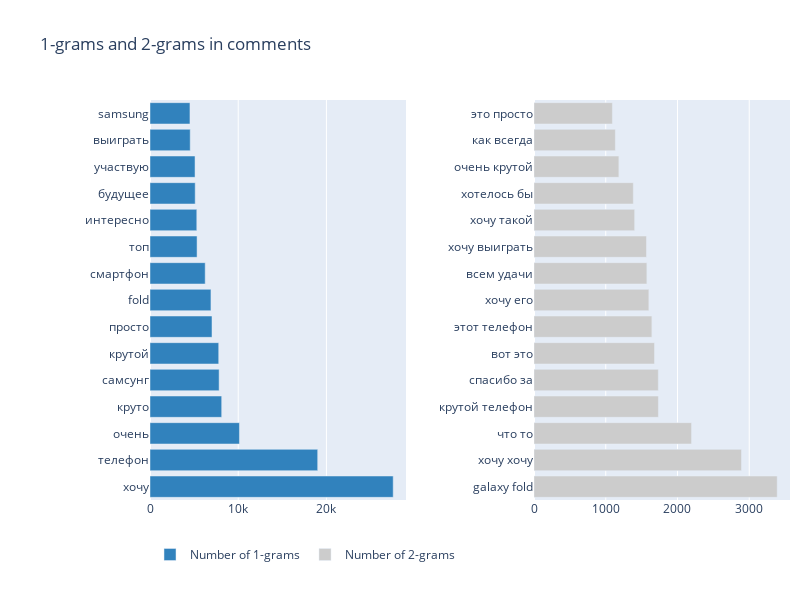
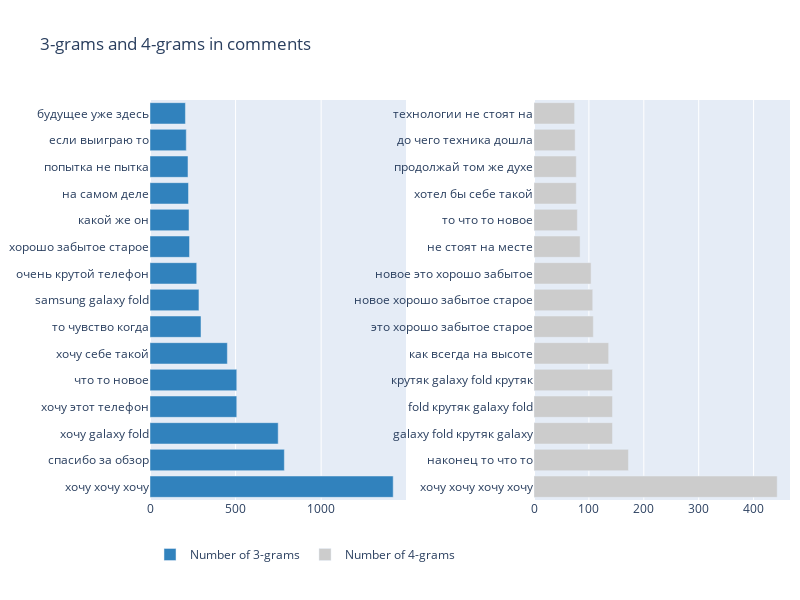

The cell these charts' notebook holds for them, in order:
### Markdown cell above
# Find popular n-grams

### Code cell
%%time
words1, freq1 = get_top_n_grams(df['Comments'], rng = (1, 1), n = 15)
words2, freq2 = get_top_n_grams(df['Comments'], rng = (2, 2), n = 15)
words3, freq3 = get_top_n_grams(df['Comments'], rng = (3, 3), n = 15)
words4, freq4 = get_top_n_grams(df['Comments'], rng = (4, 4), n = 15)

get_bars(words1, freq1, words2, freq2 )
get_bars(words3, freq3, words4, freq4 )

### Figure 1 — Plotly figure (JSON) as saved in the notebook; plotly's stock layout.template omitted (floating-point values rounded to 4 significant figures)
{"data": [{"marker": {"color": "rgb(49,130,189)"}, "name": "Number of 1-grams", "orientation": "h", "type": "bar", "x": [27570, 19010, 10139, 8127, 7834, 7790, 7030, 6910, 6258, 5336, 5304, 5124, 5106, 4558, 4530], "xaxis": "x", "y": ["хочу", "телефон", "очень", "круто", "самсунг", "крутой", "просто", "fold", "смартфон", "топ", "интересно", "будущее", "участвую", "выиграть", "samsung"], "yaxis": "y"}, {"marker": {"color": "rgb(204,204,204)"}, "name": "Number of 2-grams", "orientation": "h", "type": "bar", "x": [3390, 2892, 2196, 1734, 1733, 1680, 1643, 1601, 1573, 1568, 1403, 1384, 1183, 1134, 1093], "xaxis": "x2", "y": ["galaxy fold", "хочу хочу", "что то", "крутой телефон", "спасибо за", "вот это", "этот телефон", "хочу его", "всем удачи", "хочу выиграть", "хочу такой", "хотелось бы", "очень крутой", "как всегда", "это просто"], "yaxis": "y2"}], "layout": {"height": 600, "legend": {"orientation": "h"}, "margin": {"b": 100, "l": 150, "r": 10, "t": 100}, "title": {"text": "1-grams and 2-grams in comments"}, "width": 800, "xaxis": {"anchor": "y", "domain": [0, 0.4]}, "xaxis2": {"anchor": "y2", "domain": [0.6, 1]}, "yaxis": {"anchor": "x", "domain": [0, 1]}, "yaxis2": {"anchor": "x2", "domain": [0, 1]}}}

### Figure 2 — Plotly figure (JSON) as saved in the notebook; plotly's stock layout.template omitted (floating-point values rounded to 4 significant figures)
{"data": [{"marker": {"color": "rgb(49,130,189)"}, "name": "Number of 3-grams", "orientation": "h", "type": "bar", "x": [1421, 785, 749, 507, 507, 452, 298, 286, 273, 231, 228, 225, 222, 212, 207], "xaxis": "x", "y": ["хочу хочу хочу", "спасибо за обзор", "хочу galaxy fold", "хочу этот телефон", "что то новое", "хочу себе такой", "то чувство когда", "samsung galaxy fold", "очень крутой телефон", "хорошо забытое старое", "какой же он", "на самом деле", "попытка не пытка", "если выиграю то", "будущее уже здесь"], "yaxis": "y"}, {"marker": {"color": "rgb(204,204,204)"}, "name": "Number of 4-grams", "orientation": "h", "type": "bar", "x": [443, 172, 143, 143, 143, 136, 108, 107, 104, 84, 79, 77, 77, 75, 74], "xaxis": "x2", "y": ["хочу хочу хочу хочу", "наконец то что то", "galaxy fold крутяк galaxy", "fold крутяк galaxy fold", "крутяк galaxy fold крутяк", "как всегда на высоте", "это хорошо забытое старое", "новое хорошо забытое старое", "новое это хорошо забытое", "не стоят на месте", "то что то новое", "хотел бы себе такой", "продолжай том же духе", "до чего техника дошла", "технологии не стоят на"], "yaxis": "y2"}], "layout": {"height": 600, "legend": {"orientation": "h"}, "margin": {"b": 100, "l": 150, "r": 10, "t": 100}, "title": {"text": "3-grams and 4-grams in comments"}, "width": 800, "xaxis": {"anchor": "y", "domain": [0, 0.4]}, "xaxis2": {"anchor": "y2", "domain": [0.6, 1]}, "yaxis": {"anchor": "x", "domain": [0, 1]}, "yaxis2": {"anchor": "x2", "domain": [0, 1]}}}
